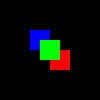
Frame 1 (no input)
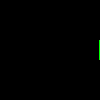
Frame 60 (the mouse pressed at the canvas centre just before this capture)
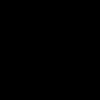
Frame 120 (the mouse held since frame 60 and released just before this capture)

The Processing sketch that drew these frames (run headless with seeded random() and noise(); from frame 60 on, the mouse is pressed at the canvas centre):

// Processing sketch: Part_1
// ── Part_1.pde
int i;
int j;
int k;
void setup()
{
  size(100, 100);
  noStroke();
  i=40;
  j=50;
  k=30;
  frameRate(5);
}
void draw()
{
  background(0);

  fill(255, 0, 0);
  rect(50, j, 20, 20);
  j++;

  fill(0, 0, 255);
  rect(k, 30, 20, 20);
  k--;

  fill(0, 255, 0);
  rect(i, 40, 20, 20);
  i++;
}
